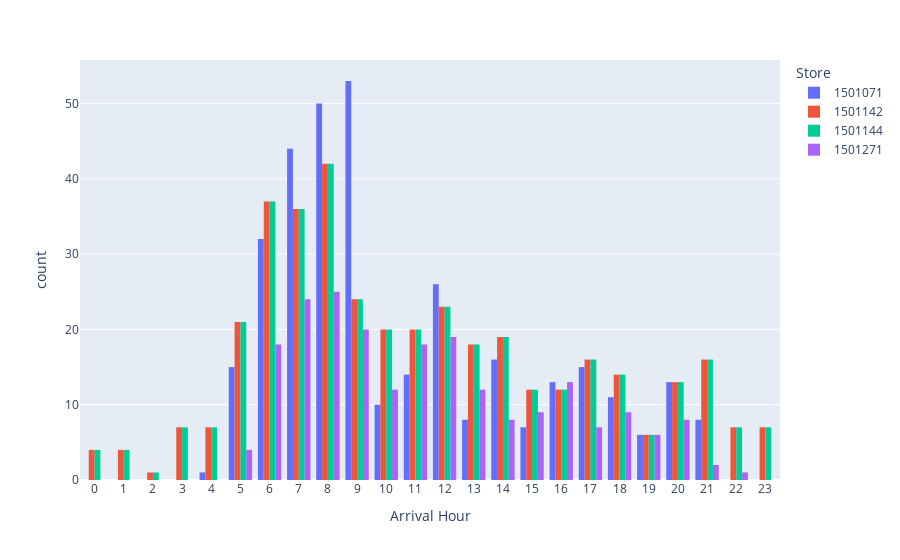

Notebook code for this chart:
### Code cell
# draw histograph on arrival hour
import plotly.express as px
fig = px.histogram(df, x='Arrival Hour', color='Store', barmode='group')
fig.update_layout(xaxis={'dtick': 'M1'})
# Show the figure 
fig.show()

### Figure 1 — Plotly figure (JSON) as saved in the notebook; plotly's stock layout.template omitted (floating-point values rounded to 4 significant figures; data arrays with more than 128 entries replaced by an {"elided": "..."} marker saying what was removed)
{"data": [{"alignmentgroup": "True", "bingroup": "x", "hovertemplate": "Store=1501071<br>Arrival Hour=%{x}<br>count=%{y}<extra></extra>", "legendgroup": "1501071", "marker": {"color": "#636efa", "pattern": {"shape": ""}}, "name": "1501071", "offsetgroup": "1501071", "orientation": "v", "showlegend": true, "type": "histogram", "x": {"elided": "342 int values"}, "xaxis": "x", "yaxis": "y"}, {"alignmentgroup": "True", "bingroup": "x", "hovertemplate": "Store=1501142<br>Arrival Hour=%{x}<br>count=%{y}<extra></extra>", "legendgroup": "1501142", "marker": {"color": "#EF553B", "pattern": {"shape": ""}}, "name": "1501142", "offsetgroup": "1501142", "orientation": "v", "showlegend": true, "type": "histogram", "x": {"elided": "386 int values"}, "xaxis": "x", "yaxis": "y"}, {"alignmentgroup": "True", "bingroup": "x", "hovertemplate": "Store=1501144<br>Arrival Hour=%{x}<br>count=%{y}<extra></extra>", "legendgroup": "1501144", "marker": {"color": "#00cc96", "pattern": {"shape": ""}}, "name": "1501144", "offsetgroup": "1501144", "orientation": "v", "showlegend": true, "type": "histogram", "x": {"elided": "386 int values"}, "xaxis": "x", "yaxis": "y"}, {"alignmentgroup": "True", "bingroup": "x", "hovertemplate": "Store=1501271<br>Arrival Hour=%{x}<br>count=%{y}<extra></extra>", "legendgroup": "1501271", "marker": {"color": "#ab63fa", "pattern": {"shape": ""}}, "name": "1501271", "offsetgroup": "1501271", "orientation": "v", "showlegend": true, "type": "histogram", "x": {"elided": "215 int values"}, "xaxis": "x", "yaxis": "y"}], "layout": {"autosize": true, "barmode": "group", "legend": {"title": {"text": "Store"}, "tracegroupgap": 0}, "margin": {"t": 60}, "xaxis": {"anchor": "y", "autorange": true, "domain": [0, 1], "dtick": "M1", "range": [-0.5, 23.5], "title": {"text": "Arrival Hour"}, "type": "linear"}, "yaxis": {"anchor": "x", "autorange": true, "domain": [0, 1], "range": [0, 55.79], "title": {"text": "count"}}}}
